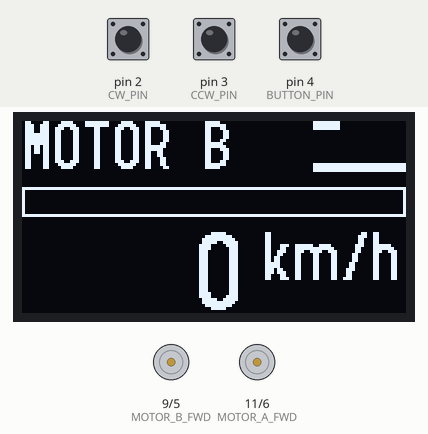
The sketch below on a simulated Arduino Nano, built with avr-gcc and run on an emulated ATmega328P. Parts: 128×64 one-colour display, motor-driver pin pairs drawn as motors (green arrow = first pin HIGH = forward, orange = second pin HIGH = backward, longer = more drive, scaled by the enable pin). The test bench sets the inputs (shaded band); at power-on: pin 2 (CW_PIN) HIGH, pin 4 (BUTTON_PIN) HIGH, pin 3 (CCW_PIN) HIGH.

Above: at 1.2 s.
1.3 s: pin 2 (CW_PIN) pulled LOW for 0.15 s
At 2.1 s:
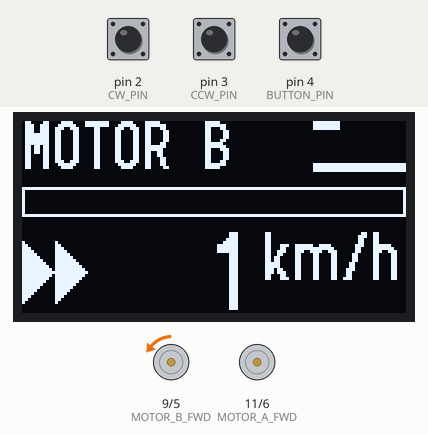
3.0 s: pin 4 (BUTTON_PIN) pulled LOW for 3.2 s
At 5.2 s:
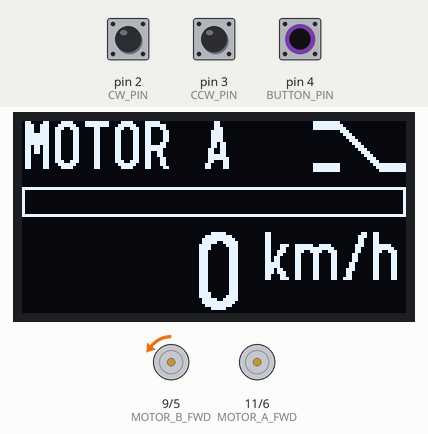
7.7 s: pin 2 (CW_PIN) pulled LOW for 1 s
At 9.4 s:
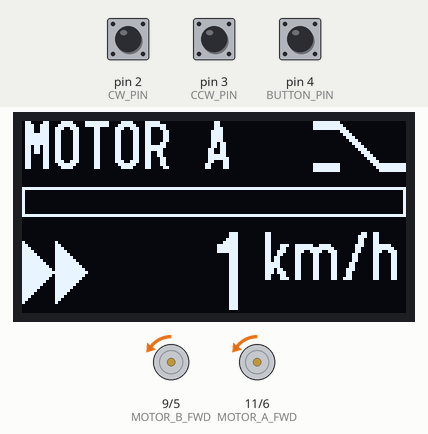
10.2 s: pin 4 (BUTTON_PIN) pulled LOW for 0.15 s
At 11.0 s:
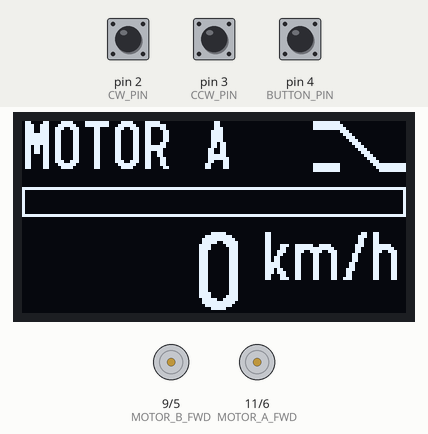
11.9 s: pin 2 (CW_PIN) pulled LOW for 0.15 s
At 13.3 s:
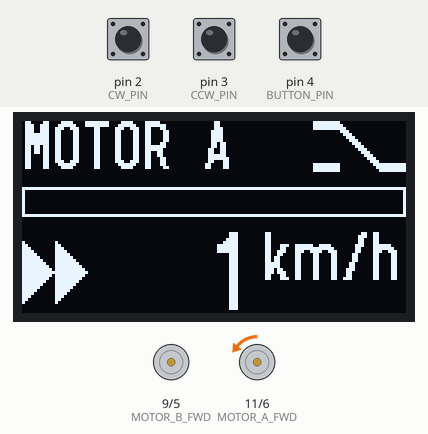
13.6 s: pin 4 (BUTTON_PIN) pulled LOW for 3.2 s
At 15.9 s:
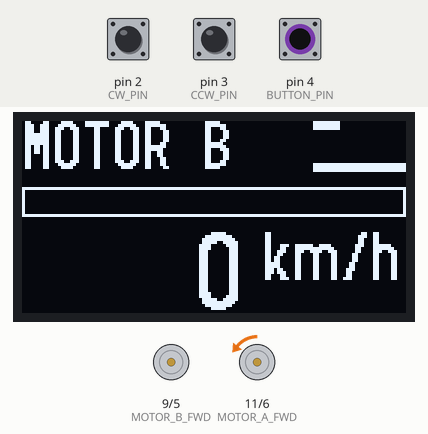
Timing chart, 0 to 17.4 s (numbered marks = the images above; inputs shaded):
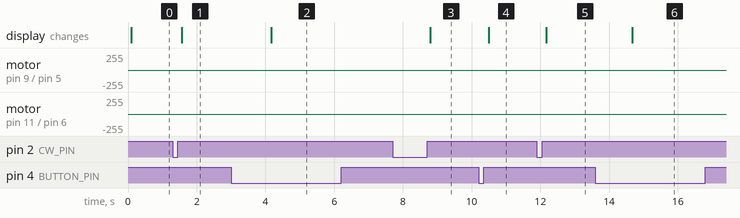

The sketch:

main.ino
```cpp
#include <Arduino.h>
#include <SPI.h>
#include <Wire.h>
#include <U8g2lib.h>


#define CW_PIN 2
#define CCW_PIN 3
#define BUTTON_PIN 4

#define MOTOR_A_ENABLE 12
#define MOTOR_A_FWD 11
#define MOTOR_A_REV 6

#define MOTOR_B_ENABLE 8
#define MOTOR_B_FWD 9
#define MOTOR_B_REV 5


#define LONG_PRESS 1000

volatile int motorASpeed = 0;
volatile int motorBSpeed = 0;

bool toggle = false;
bool toggled = false;
bool lastButtonState = false;
long buttonPressedTime = 0;
U8G2_SSD1306_128X64_NONAME_F_HW_I2C u8g2(U8G2_R0);

void rotate() {
  if (toggle) {
    if (digitalRead(CCW_PIN)) {
      motorASpeed++;
    } else {
      motorASpeed--;
    }

    motorASpeed = constrain(motorASpeed, -100, 100);

  } else {
    if (digitalRead(CCW_PIN)) {
      motorBSpeed++;
    } else {
      motorBSpeed--;
    }

    motorBSpeed = constrain(motorBSpeed, -100, 100);

  }
}

void setup()
{
  u8g2.begin();

  pinMode(CW_PIN, INPUT_PULLUP);
  pinMode(CCW_PIN, INPUT_PULLUP);
  pinMode(BUTTON_PIN, INPUT_PULLUP);

  pinMode(MOTOR_A_ENABLE, OUTPUT);
  pinMode(MOTOR_A_FWD, OUTPUT);
  pinMode(MOTOR_A_REV, OUTPUT);

  attachInterrupt(0, rotate, RISING);
  // attachInterrupt(1, rotate, RISING);
}

void loop()
{
  u8g2.firstPage();
  do {


    // Button

    if (lastButtonState != digitalRead(BUTTON_PIN)) {
      if (!digitalRead(BUTTON_PIN)) {
        buttonPressedTime = millis();
      } else {
        if (millis() - buttonPressedTime < LONG_PRESS) {
          motorASpeed = 0;
          motorBSpeed = 0;
        }
      }
      lastButtonState = digitalRead(BUTTON_PIN);
    }

    if (!digitalRead(BUTTON_PIN)) {
      if (millis() - buttonPressedTime > LONG_PRESS && !toggled) {
        toggle = !toggle;
        toggled = true;
      }
    } else {
      toggled = false;
    }

    u8g2.setFont(u8g2_font_logisoso16_tr);
    u8g2.setCursor(0, 16);
    u8g2.print(toggle ? "MOTOR A" : "MOTOR B");

    // Rotary
    u8g2.setFont(u8g2_font_logisoso26_tr);


    char speed[4];
    sprintf(speed, "%d", abs((toggle) ? motorASpeed : motorBSpeed));
    int speedWidth = u8g2.getUTF8Width(speed);
    u8g2.setCursor(72 - speedWidth, 63);
    u8g2.print(speed);

    u8g2.setCursor(70, 53);
    u8g2.setFont(u8g2_font_logisoso16_tr);
    u8g2.print(" km/h");


    //Draw Speed Bar
    u8g2.drawFrame(0, 22, 128, 10);
    u8g2.drawBox(0, 22, 128*abs(motorASpeed)/100, 10);

    //Draw Direction

    if (((toggle) ? motorASpeed : motorBSpeed) > 0) {
      u8g2.drawTriangle(0,40, 10,50, 0,60);
      u8g2.drawTriangle(11,40, 21,50, 11,60);
    } else if (((toggle) ? motorASpeed : motorBSpeed) < 0) {
      u8g2.drawTriangle(10,40, 0,50, 10,60);
      u8g2.drawTriangle(21,40, 11,50, 21,60);
    }

    // Draw Wissel
    u8g2.drawLine(97, 0, 105, 0);
    u8g2.drawLine(97, 1, 105, 1);
    u8g2.drawLine(97, 2, 105, 2);

    u8g2.drawLine(97, 14, 105, 14);
    u8g2.drawLine(97, 15, 105, 15);
    u8g2.drawLine(97, 16, 105, 16);

    u8g2.drawLine(119, 14, 127, 14);
    u8g2.drawLine(119, 15, 127, 15);
    u8g2.drawLine(119, 16, 127, 16);

    if (!toggle) {
      u8g2.drawLine(105, 14, 119, 14);
      u8g2.drawLine(105, 15, 119, 15);
      u8g2.drawLine(105, 16, 119, 16);
    } else {
      u8g2.drawLine(105, 0, 119, 14);
      u8g2.drawLine(105, 1, 119, 15);
      u8g2.drawLine(105, 2, 119, 16);
    }

  } while ( u8g2.nextPage() );


  //set motor speeds
  if (motorASpeed > 0) {
    digitalWrite(MOTOR_A_ENABLE, true);
    analogWrite(MOTOR_A_FWD, 0);
    analogWrite(MOTOR_A_REV, map(abs(motorASpeed), 0, 100, 0, 255));
  } else if (motorASpeed < 0) {
    digitalWrite(MOTOR_A_ENABLE, true);
    analogWrite(MOTOR_A_FWD, map(abs(motorASpeed), 0, 100, 0, 255));
    analogWrite(MOTOR_A_REV, 0);
  } else {
    digitalWrite(MOTOR_A_ENABLE, false);
    analogWrite(MOTOR_A_FWD, 0);
    analogWrite(MOTOR_A_REV, 0);
  }

  if (motorBSpeed > 0) {
    digitalWrite(MOTOR_B_ENABLE, true);
    analogWrite(MOTOR_B_FWD, 0);
    analogWrite(MOTOR_B_REV, map(abs(motorBSpeed), 0, 100, 0, 255));
  } else if (motorBSpeed < 0) {
    digitalWrite(MOTOR_B_ENABLE, true);
    analogWrite(MOTOR_B_FWD, map(abs(motorBSpeed), 0, 100, 0, 255));
    analogWrite(MOTOR_B_REV, 0);
  } else {
    digitalWrite(MOTOR_B_ENABLE, false);
    analogWrite(MOTOR_B_FWD, 0);
    analogWrite(MOTOR_B_REV, 0);
  }

  delay(25);
}
```

Measured:
- after the input at 1.3 s, motor on pin 9 (MOTOR_B_FWD) / pin 5 (MOTOR_B_REV): stopped → backward 2/255 after 0.17 s; the display: changes after 0.27 s (image 1)
- after the input at 3.0 s, the display: changes after 1.2 s (image 2)
- after the input at 7.7 s, motor on pin 11 (MOTOR_A_FWD) / pin 6 (MOTOR_A_REV): stopped → backward 2/255 after 1.1 s; the display: changes after 1.1 s (image 3)
- after the input at 10.2 s, motor on pin 9 (MOTOR_B_FWD) / pin 5 (MOTOR_B_REV), motor on pin 11 (MOTOR_A_FWD) / pin 6 (MOTOR_A_REV): backward 2/255 → stopped after 0.30 s; the display: changes after 0.30 s (image 4)
- after the input at 11.9 s, motor on pin 11 (MOTOR_A_FWD) / pin 6 (MOTOR_A_REV): stopped → backward 2/255 after 0.16 s; the display: changes after 0.26 s (image 5)
- after the input at 13.6 s, the display: changes after 1.1 s (image 6)
